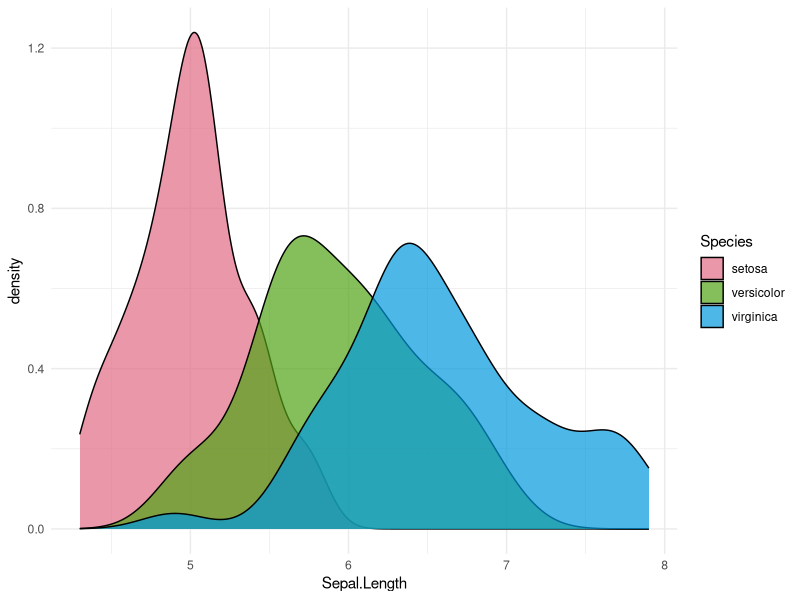
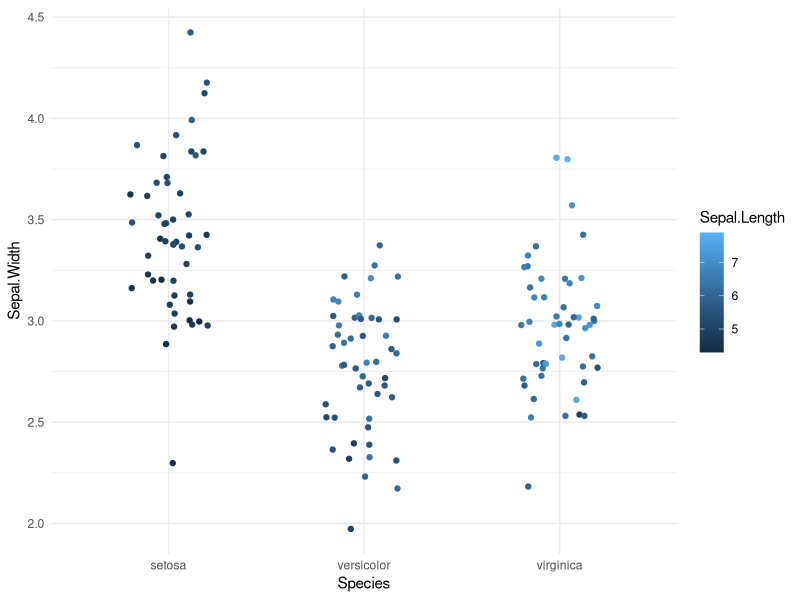
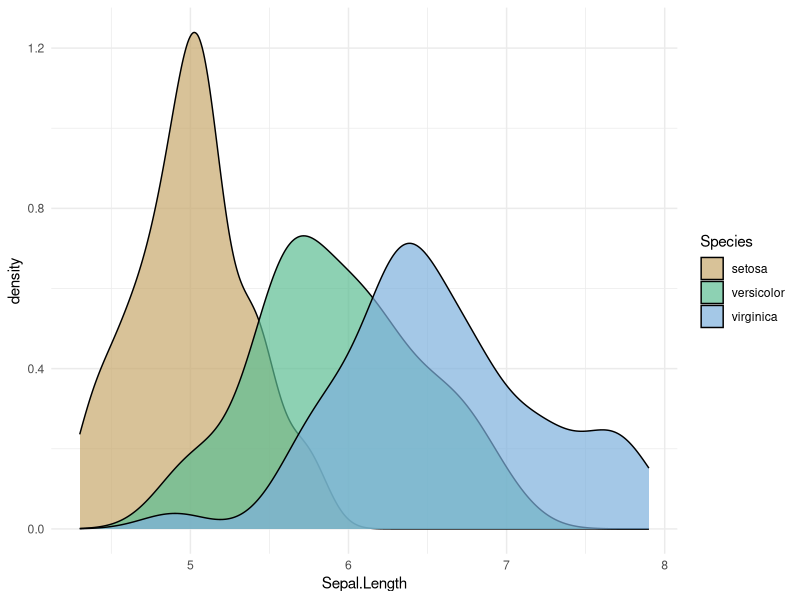
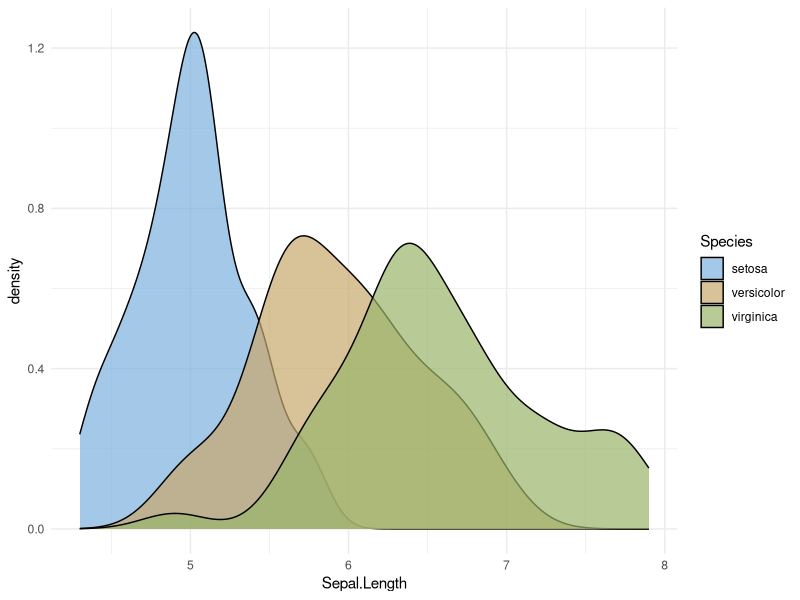
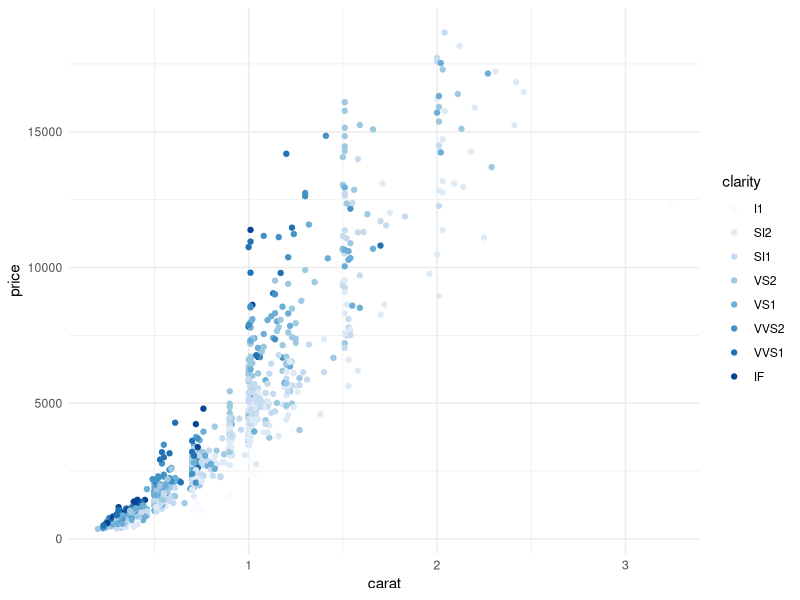
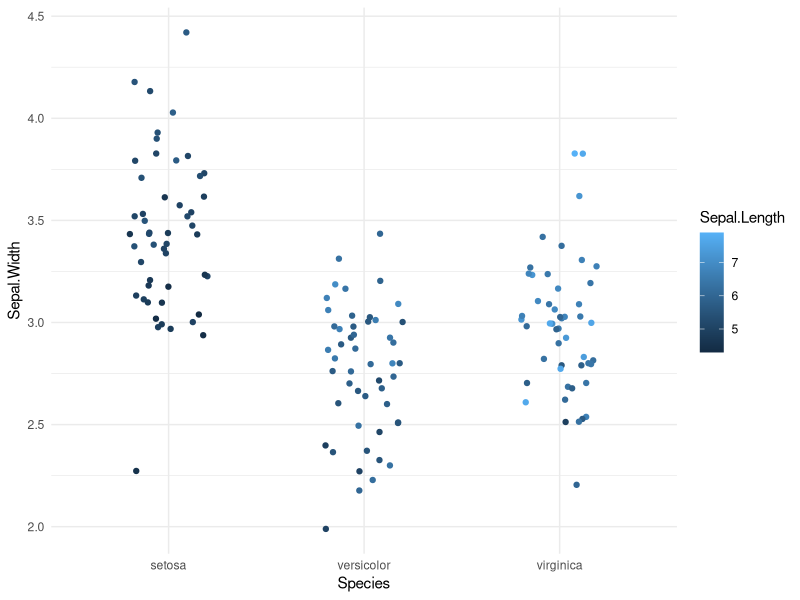
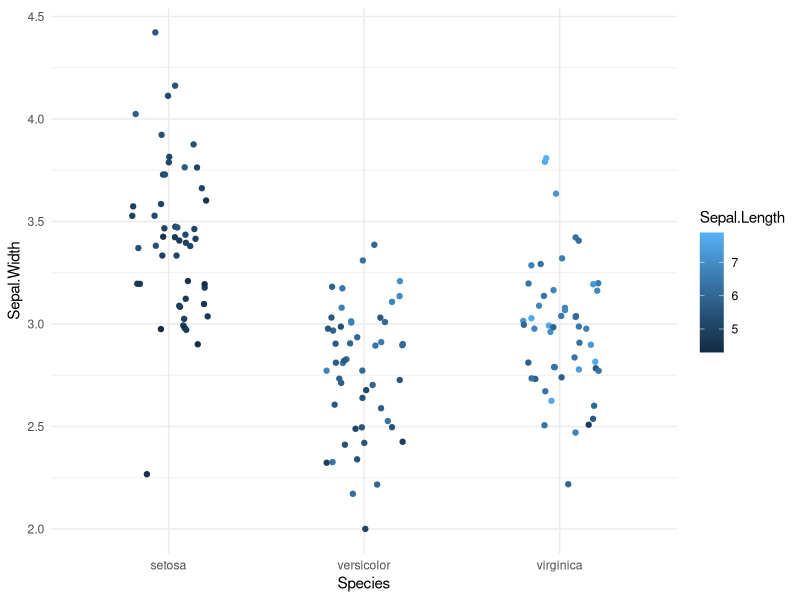
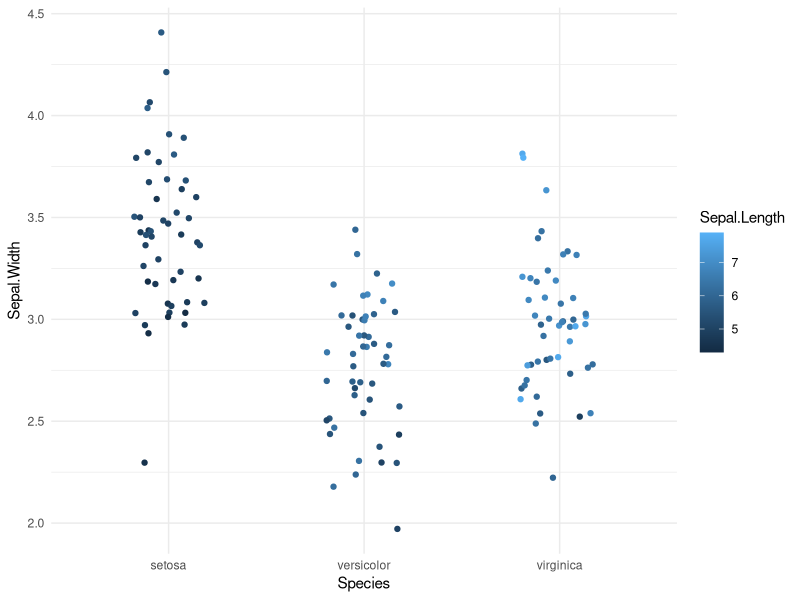

Write R code to recreate these figures, in order.
## ---- chunk 1
library(ggplot2)
library(colorspace)
theme_set(theme_minimal())
## ---- chunk 2
ggplot(iris, aes(x = Sepal.Length, fill = Species)) + geom_density(alpha = 0.7) +
  scale_fill_discrete_qualitative()
## ---- chunk 3
ggplot(iris, aes(x = Species, y = Sepal.Width, color = Sepal.Length)) + geom_jitter(width = 0.2)
# scale_color_continuous_sequential() not yet implemented
## ---- chunk 4
ggplot(iris, aes(x = Sepal.Length, fill = Species)) + geom_density(alpha = 0.7) +
  scale_fill_discrete_qualitative(palette = "Harmonic")
## ---- chunk 5
ggplot(iris, aes(x = Sepal.Length, fill = Species)) + geom_density(alpha = 0.7) +
  scale_fill_discrete_qualitative(palette = "Harmonic", nmax = 5, order = c(5, 1, 2))
## ---- chunk 6
dsamp <- diamonds[sample(nrow(diamonds), 1000), ]
gg <- ggplot(dsamp, aes(carat, price, color = clarity)) + geom_point()
gg + scale_color_brewer(palette = "Blues")
## ---- chunk 7
# scale_color_continuous_sequential() not yet implemented
# gg + scale_color_discrete_sequential(palette = "Blues", nmax = 9, order = 8:1)
## ---- chunk 8
ggplot(iris, aes(x = Species, y = Sepal.Width, color = Sepal.Length)) + geom_jitter(width = 0.2)
#  scale_color_continuous_sequential(palette = "Terrain HCL")
# scale_color_continuous_sequential() not yet implemented
## ---- chunk 9
ggplot(iris, aes(x = Species, y = Sepal.Width, color = Sepal.Length)) + geom_jitter(width = 0.2)
#  scale_color_continuous_sequential(palette = "Terrain HCL", H2 = 80)
# scale_color_continuous_sequential() not yet implemented
## ---- chunk 10
set.seed(100)
df <- data.frame(country = LETTERS, V = runif(26, -40, 40))
df$country = factor(LETTERS, LETTERS[order(df$V)]) # reorder factors
gg <- ggplot(df, aes(x = country, y = V, fill = V)) +
  geom_bar(stat = "identity") +
  labs(y = "Under/over valuation in %", x = "Country") +
  coord_flip()

#gg + scale_fill_continuous_diverging(palette = "Blue-Red 3")
# scale_fill_continuous_diverging() not yet implemented
## ---- chunk 11
#gg + scale_fill_continuous_diverging(palette = "Blue-Red 3", Lend = 20, Lmid = 90, power = 1)
# scale_fill_continuous_diverging() not yet implemented
## ---- chunk 12
ggplot(iris, aes(x = Species, y = Sepal.Width, color = Sepal.Length)) + geom_jitter(width = 0.2)
#  scale_color_continuous_sequential(palette = "Viridis")
## ---- chunk 13
ggplot(iris, aes(x = Species, y = Sepal.Width, color = Sepal.Length)) + geom_jitter(width = 0.2)
#  scale_color_continuous_sequential(palette = "Viridis", begin = 0.15, end = 0.9) 
## ---- chunk 14
ggplot(iris, aes(x = Species, y = Sepal.Width, color = Sepal.Length)) + geom_jitter(width = 0.2)
#  scale_color_continuous_sequential(palette = "Viridis", direction = -1)
## ---- chunk 15
hcl_palettes("qualitative", plot = TRUE)
## ---- chunk 16
hcl_palettes("sequential (single-hue)", plot = TRUE)
## ---- chunk 17
hcl_palettes("sequential (multi-hue)", plot = TRUE)
## ---- chunk 18
hcl_palettes("diverging", plot = TRUE)
## ---- chunk 19
cm <- cor(mtcars)
df_wide <- as.data.frame(cm)
df_long <- stack(df_wide)
names(df_long) <- c("cor", "var1")
df_long <- cbind(df_long, var2 = rep(rownames(cm), length(rownames(cm))))
ggplot(df_long, aes(var1, var2, fill=cor)) + 
  geom_tile() + 
  coord_fixed() +
  ylab("") +
  scale_x_discrete(position = "top", name = "") +
  scale_fill_gradient2()
## ---- chunk 20
nx = 87
ny = 61
df <- data.frame(height = c(volcano), x = rep(1:nx, ny), y = rep(1:ny, each = nx))
ggplot(df, aes(x, y, fill=height)) + 
  geom_raster() + 
  coord_fixed(expand = FALSE)
